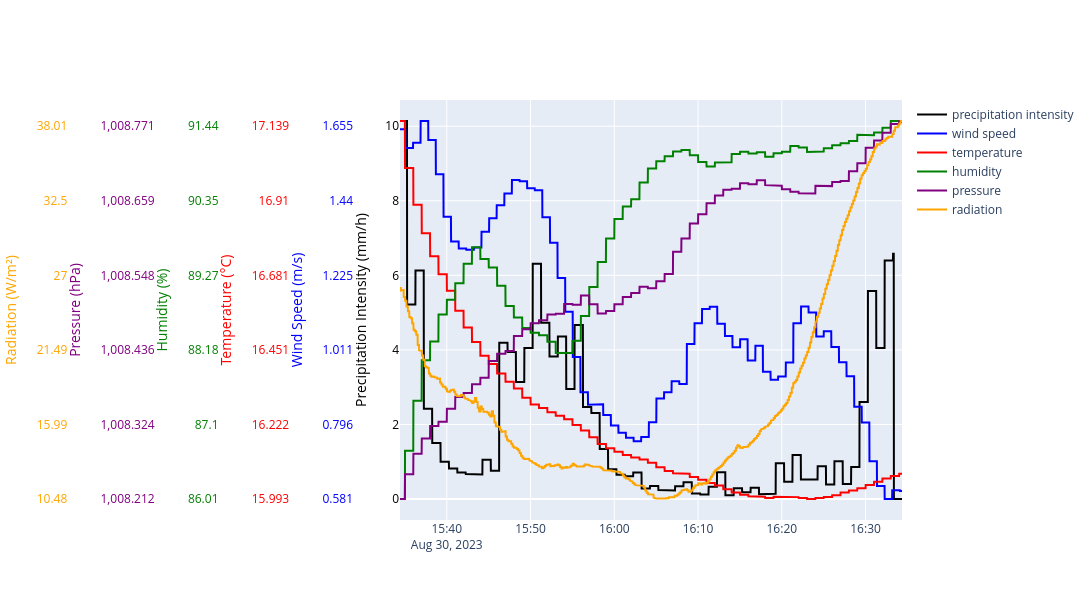

The cell this chart's notebook holds for it:
### Markdown cell above
### Met Data Overview

### Code cell
parameters = {
    "precipitation intensity": {
        "data_key": ("precipitation", "intensity_hour_shifted"),
        "color": "black",
        "axis_title": "Precipitation Intensity (mm/h)",
    },
    "wind speed": {
        "data_key": ("wind", "speed_avg"),
        "color": "blue",
        "axis_title": "Wind Speed (m/s)",
    },
    "temperature": {
        "data_key": ("temperature", "average"),
        "color": "red",
        "axis_title": "Temperature (°C)",
    },
    "humidity": {
        "data_key": ("humidity", "relative_avg"),
        "color": "green",
        "axis_title": "Humidity (%)",
    },
    "pressure": {
        "data_key": ("pressure", "relative_avg"),
        "color": "purple",
        "axis_title": "Pressure (hPa)",
    },
    "radiation": {
        "data_key": ("radiation", "current"),
        "color": "orange",
        "axis_title": "Radiation (W/m²)",
    },
}

plot_timeseries_separate_axes(df, parameters)

### Figure 1 — Plotly figure (JSON) as saved in the notebook; plotly's stock layout.template omitted (floating-point values rounded to 4 significant figures; data arrays with more than 128 entries replaced by an {"elided": "..."} marker saying what was removed)
{"data": [{"line": {"color": "black"}, "mode": "lines", "name": "precipitation intensity", "type": "scatter", "x": {"elided": "3597 str values"}, "y": {"elided": "3597 float values"}, "yaxis": "y"}, {"line": {"color": "blue"}, "mode": "lines", "name": "wind speed", "type": "scatter", "x": {"elided": "3597 str values"}, "y": {"elided": "3597 float values"}, "yaxis": "y2"}, {"line": {"color": "red"}, "mode": "lines", "name": "temperature", "type": "scatter", "x": {"elided": "3597 str values"}, "y": {"elided": "3597 float values"}, "yaxis": "y3"}, {"line": {"color": "green"}, "mode": "lines", "name": "humidity", "type": "scatter", "x": {"elided": "3597 str values"}, "y": {"elided": "3597 float values"}, "yaxis": "y4"}, {"line": {"color": "purple"}, "mode": "lines", "name": "pressure", "type": "scatter", "x": {"elided": "3597 str values"}, "y": {"elided": "3597 float values"}, "yaxis": "y5"}, {"line": {"color": "orange"}, "mode": "lines", "name": "radiation", "type": "scatter", "x": {"elided": "3597 str values"}, "y": {"elided": "3597 float values"}, "yaxis": "y6"}], "layout": {"height": 600, "width": 1400, "yaxis": {"tickfont": {"color": "black"}, "title": {"font": {"color": "black"}, "text": "Precipitation Intensity (mm/h)"}}, "yaxis2": {"anchor": "free", "autoshift": true, "overlaying": "y", "tickfont": {"color": "blue"}, "tickmode": "sync", "title": {"font": {"color": "blue"}, "text": "Wind Speed (m/s)"}}, "yaxis3": {"anchor": "free", "autoshift": true, "overlaying": "y", "tickfont": {"color": "red"}, "tickmode": "sync", "title": {"font": {"color": "red"}, "text": "Temperature (°C)"}}, "yaxis4": {"anchor": "free", "autoshift": true, "overlaying": "y", "tickfont": {"color": "green"}, "tickmode": "sync", "title": {"font": {"color": "green"}, "text": "Humidity (%)"}}, "yaxis5": {"anchor": "free", "autoshift": true, "overlaying": "y", "tickfont": {"color": "purple"}, "tickmode": "sync", "title": {"font": {"color": "purple"}, "text": "Pressure (hPa)"}}, "yaxis6": {"anchor": "free", "autoshift": true, "overlaying": "y", "tickfont": {"color": "orange"}, "tickmode": "sync", "title": {"font": {"color": "orange"}, "text": "Radiation (W/m²)"}}}}
